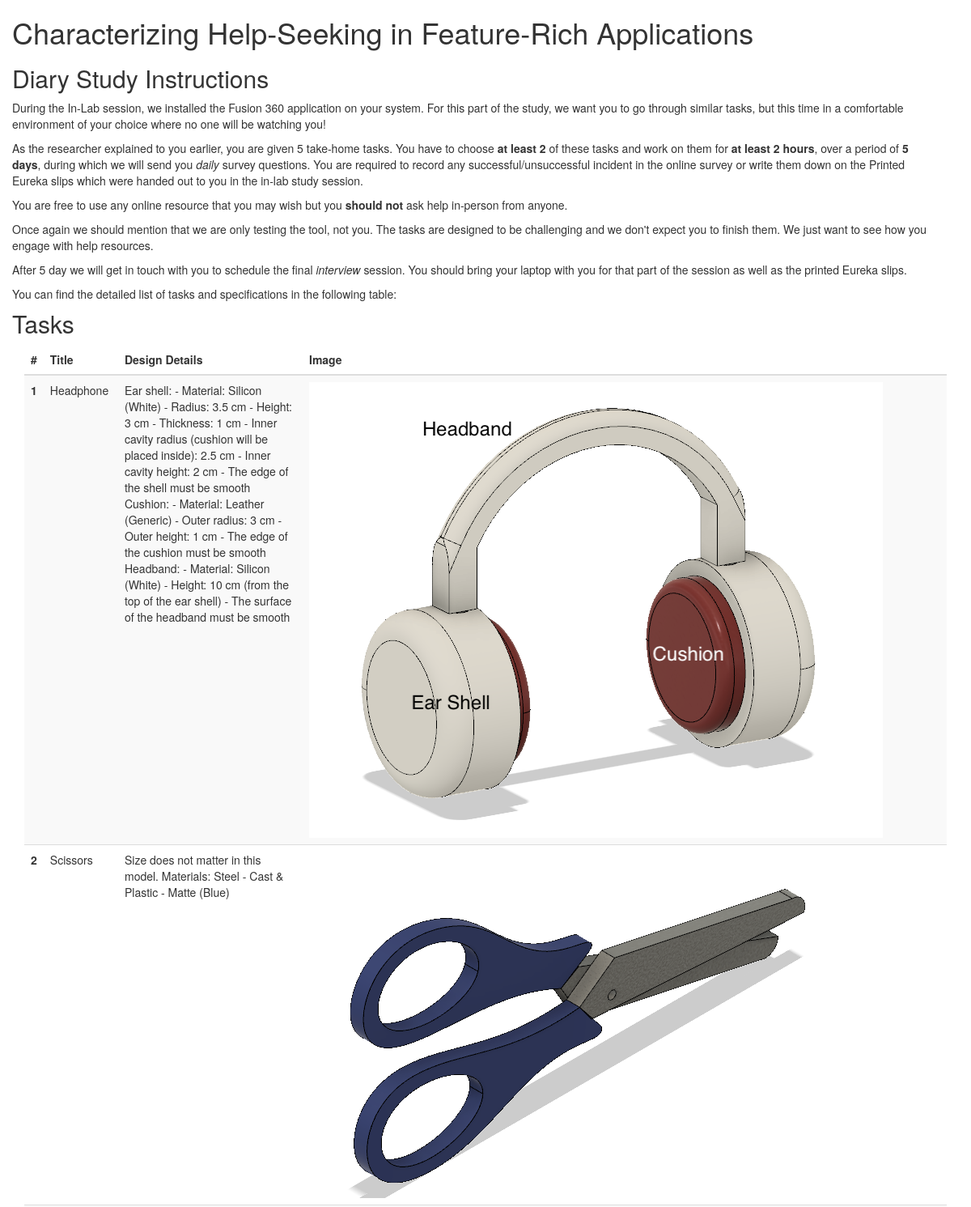
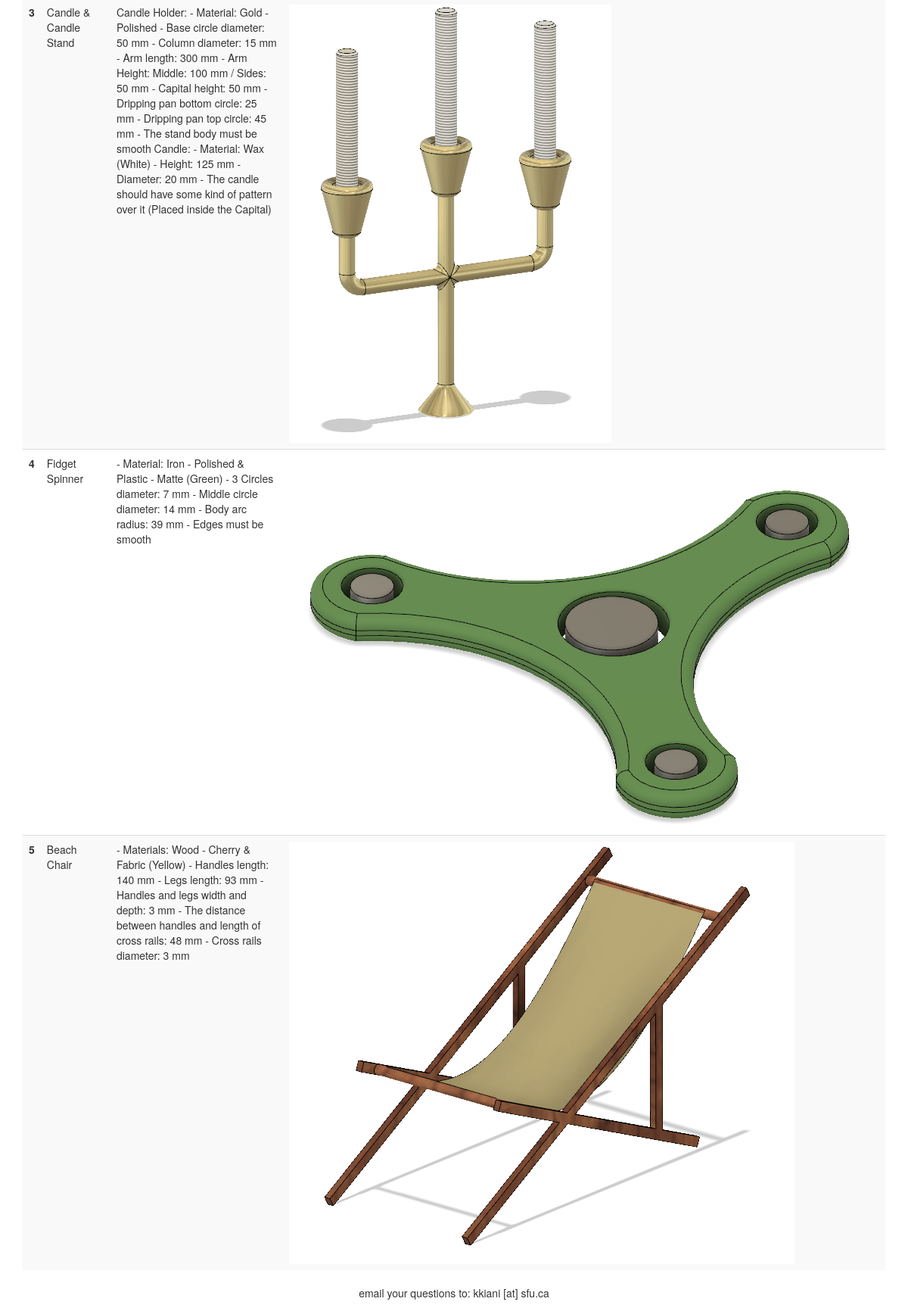
The page / on the database its author committed (2 pictures, top to bottom).
### helpseeking/models.py (models this page shows, shortened)
class Task(models.Model):
    task_id = models.AutoField(primary_key=True)
    title = models.CharField(max_length=200)
    description = models.TextField()
    image = models.ImageField(null = True, blank = True, upload_to="task_images/")

### helpseeking/views.py (the view)
# urls.py: url(r'^$', views.task_list, name='task_list'),
def task_list(request):
    tasks = Task.objects.all()
    return render(request, 'helpseeking/task_list.html', {'tasks': tasks})

### helpseeking/templates/helpseeking/task_list.html (shortened to what this page needs)
<!DOCTYPE html>
<html>
	<head>
		<link rel="stylesheet" href="//maxcdn.bootstrapcdn.com/bootstrap/3.2.0/css/bootstrap.min.css">
		<link rel="stylesheet" href="//maxcdn.bootstrapcdn.com/bootstrap/3.2.0/css/bootstrap-theme.min.css">
	</head>
	<body>
        <div class="container-fluid">
            <h1>Characterizing Help-Seeking in Feature-Rich Applications</h1>
            <h2>Diary Study Instructions</h2>
            <div class="row content col-sm-12">
            	<p>During the In-Lab session, we installed the Fusion 360 application on your system. For this part of the study, we want you to go through similar tasks, but this time in a comfortable environment of your choice where no one will be watching you!</p>
            	<p>As the researcher explained to you earlier, you are given 5 take-home tasks. You have to choose <strong>at least 2 </strong> of these tasks and work on them for <strong> at least 2 hours</strong>, over a period of <strong>5 days</strong>, during which we will send you <em>daily</em> survey questions. You are required to record any successful/unsuccessful incident in the online survey or write them down on the Printed Eureka slips which were handed out to you in the in-lab study session.</p>
            	<p>You are free to use any online resource that you may wish but you <strong>should not </strong> ask help in-person from anyone.</p>
            	<p>Once again we should mention that we are only testing the tool, not you. The tasks are designed to be challenging and we don't expect you to finish them. We just want to see how you engage with help resources. </p>
            	<p>After 5 day we will get in touch with you to schedule the final <em>interview</em> session. You should bring your laptop with you for that part of the session as well as the printed Eureka slips.</p>
            	<p>You can find the detailed list of tasks and specifications in the following table: </p>
            </div>
            <h2>Tasks</h2>
            <div class="table-responsive col-sm-12">
            	<table class="table table-striped">
            		<thead>
            			<th scope="col">#</th>
            			<th scope="col">Title</th>
            			<th scope="col">Design Details</th>
            			<th scope="col">Image</th>
            		</thead>
            		<tbody>
            		{% for task in tasks %}
            		<tr>
            			<th scope="row">{{ task.task_id }}</th>
            			<td>{{ task.title }}</td>
            			<td>{{ task.description }}</td>
            			<td class="media"><img src="{{ task.image.url }}"/></td>
            		</tr>
            		{% endfor %}
            		</tbody>
            	</table>
            </div>
        </div>
    </body>
    <footer class="container-fluid text-center">
        <p>email your questions to: kkiani [at] sfu.ca </p>
    </footer>
</html>

### rows shown on the page
Task: task_id "1", title "Headphone", description "Ear shell: - Material: Silicon (White) - Radius: 3.5 cm - Height: 3 cm - Thickness: 1 cm - Inner cavity radius (cushion will be placed inside): 2.5 cm - Inner cavity height: 2 cm - The edge of the shell must be smooth Cushion: - Material: Leather (Generic) - Outer radius: 3 cm - Outer height: 1 cm - The edge of the cushion must be smooth Headband: - Material: Silicon (White) - Height: 10 cm (from the top of the ear shell) - The surface of the headband must be smooth", image (picture)
Task: task_id "2", title "Scissors", description "Size does not matter in this model. Materials: Steel - Cast & Plastic - Matte (Blue)", image (picture)
Task: task_id "3", title "Candle & Candle Stand", description "Candle Holder: - Material: Gold - Polished - Base circle diameter: 50 mm - Column diameter: 15 mm - Arm length: 300 mm - Arm Height: Middle: 100 mm / Sides: 50 mm - Capital height: 50 mm - Dripping pan bottom circle: 25 mm - Dripping pan top circle: 45 mm - The stand body must be smooth Candle: - Material: Wax (White) - Height: 125 mm - Diameter: 20 mm - The candle should have some kind of pattern over it (Placed inside the Capital)", image (picture)
Task: task_id "4", title "Fidget Spinner", description "- Material: Iron - Polished & Plastic - Matte (Green) - 3 Circles diameter: 7 mm - Middle circle diameter: 14 mm - Body arc radius: 39 mm - Edges must be smooth", image (picture)
Task: task_id "5", title "Beach Chair", description "- Materials: Wood - Cherry & Fabric (Yellow) - Handles length: 140 mm - Legs length: 93 mm - Handles and legs width and depth: 3 mm - The distance between handles and length of cross rails: 48 mm - Cross rails diameter: 3 mm", image (picture)
